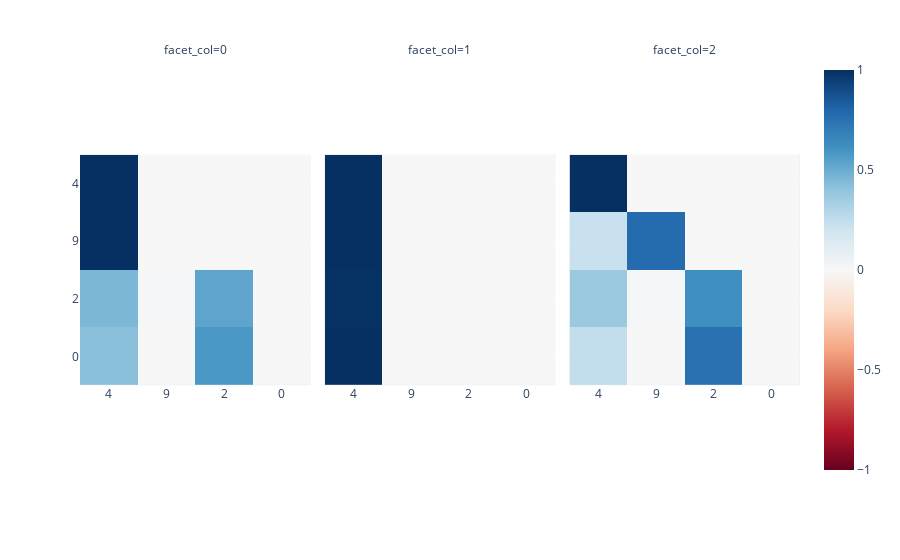

Notebook code cell kept with this figure:
### Code cell
imshow(pre_trained.activation_cache['hook_pattern'][0], facet_col = 0, x = [str(z.item()) for z in X[0]], y = [str(z.item()) for z in X[0]])

### Figure 1 — Plotly figure (JSON) as saved in the notebook; plotly's stock layout.template omitted (floating-point values rounded to 4 significant figures)
{"data": [{"coloraxis": "coloraxis", "hovertemplate": "x: %{x}<br>y: %{y}<br>color: %{z}<extra></extra>", "name": "0", "type": "heatmap", "x": ["4", "9", "2", "0"], "xaxis": "x", "y": ["4", "9", "2", "0"], "yaxis": "y", "z": [[1, 0, 0, 0], [0.999, 0.0009777, 0, 0], [0.456, 0.01277, 0.5313, 0], [0.4191, 0.0002044, 0.5807, 4.842e-05]]}, {"coloraxis": "coloraxis", "hovertemplate": "x: %{x}<br>y: %{y}<br>color: %{z}<extra></extra>", "name": "1", "type": "heatmap", "x": ["4", "9", "2", "0"], "xaxis": "x2", "y": ["4", "9", "2", "0"], "yaxis": "y2", "z": [[1, 0, 0, 0], [0.9997, 0.0003257, 0, 0], [0.9933, 0.0001385, 0.006589, 0], [1.0, 1.171e-08, 3.304e-05, 1.686e-08]]}, {"coloraxis": "coloraxis", "hovertemplate": "x: %{x}<br>y: %{y}<br>color: %{z}<extra></extra>", "name": "2", "type": "heatmap", "x": ["4", "9", "2", "0"], "xaxis": "x3", "y": ["4", "9", "2", "0"], "yaxis": "y3", "z": [[1, 0, 0, 0], [0.2247, 0.7753, 0, 0], [0.3762, 0.008201, 0.6156, 0], [0.2464, 4.237e-05, 0.7522, 0.00131]]}], "layout": {"annotations": [{"font": {}, "showarrow": false, "text": "facet_col=0", "x": 0.16, "xanchor": "center", "xref": "paper", "y": 1, "yanchor": "bottom", "yref": "paper"}, {"font": {}, "showarrow": false, "text": "facet_col=1", "x": 0.5, "xanchor": "center", "xref": "paper", "y": 1, "yanchor": "bottom", "yref": "paper"}, {"font": {}, "showarrow": false, "text": "facet_col=2", "x": 0.84, "xanchor": "center", "xref": "paper", "y": 1, "yanchor": "bottom", "yref": "paper"}], "coloraxis": {"cmid": 0, "colorscale": [[0, "rgb(103,0,31)"], [0.1, "rgb(178,24,43)"], [0.2, "rgb(214,96,77)"], [0.3, "rgb(244,165,130)"], [0.4, "rgb(253,219,199)"], [0.5, "rgb(247,247,247)"], [0.6, "rgb(209,229,240)"], [0.7, "rgb(146,197,222)"], [0.8, "rgb(67,147,195)"], [0.9, "rgb(33,102,172)"], [1, "rgb(5,48,97)"]]}, "margin": {"t": 60}, "xaxis": {"anchor": "y", "constrain": "domain", "domain": [0, 0.32], "scaleanchor": "y"}, "xaxis2": {"anchor": "y2", "domain": [0.34, 0.66], "matches": "x"}, "xaxis3": {"anchor": "y3", "domain": [0.68, 1.0], "matches": "x"}, "yaxis": {"anchor": "x", "autorange": "reversed", "constrain": "domain", "domain": [0, 1]}, "yaxis2": {"anchor": "x2", "domain": [0, 1], "matches": "y", "showticklabels": false}, "yaxis3": {"anchor": "x3", "domain": [0, 1], "matches": "y", "showticklabels": false}}}
